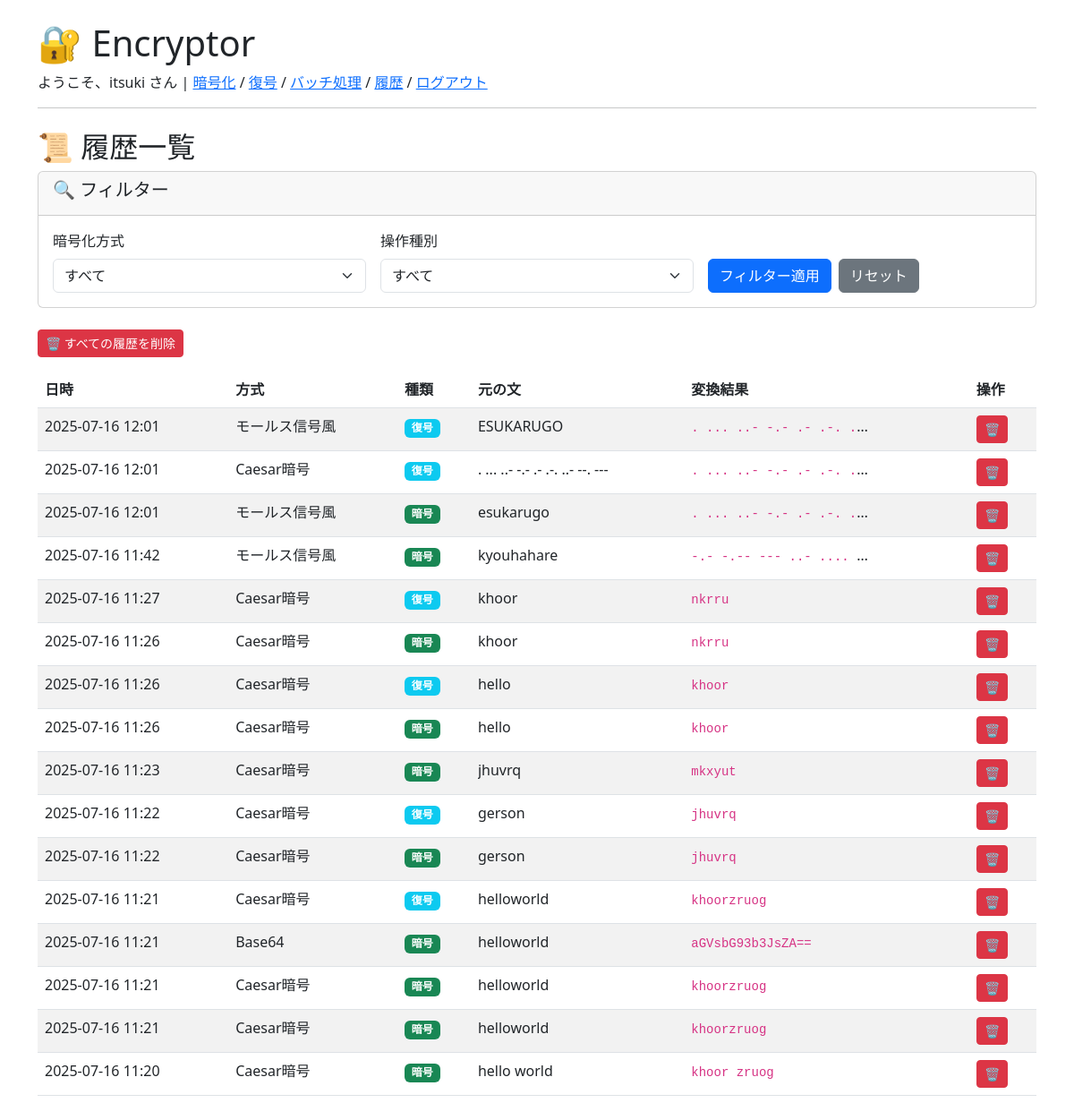
Page /history/ (signed in) on the committed database.
### crypto/models.py (models this page shows, shortened)
class CryptoLog(models.Model):
    ENCRYPTION_METHODS = [
        ('caesar', 'Caesar暗号'),           # シーザー暗号（文字をずらす）
        ('base64', 'Base64'),              # Base64エンコード
        ('random_substitution', 'ランダム置換暗号'),  # ランダムな文字置換
        ('morse', 'モールス信号風'),         # モールス信号形式
        ('rot13', 'ROT13暗号'),            # ROT13エンコード
        ('atbash', 'Atbash暗号'),          # Atbash暗号（アルファベット逆順）
        ('vigenere', 'Vigenère暗号'),      # ヴィジュネル暗号（鍵付き）
        ('number', '数字置換暗号'),         # 数字による文字置換
        ('binary', 'Binary暗号'),          # 二進数表現
    ]
    user = models.ForeignKey(User, on_delete=models.CASCADE)
    original_text = models.TextField()
    encrypted_text = models.TextField()
    method = models.CharField(max_length=20, choices=ENCRYPTION_METHODS)
    is_decryption = models.BooleanField(default=False)
    created_at = models.DateTimeField(auto_now_add=True)

### crypto/views.py (the view)
# urls.py: path('history/', views.history_view, name='history'),
@login_required
def history_view(request):
    logs = CryptoLog.objects.filter(user=request.user)
    method_filter = request.GET.get('method', '')
    operation_filter = request.GET.get('operation', '')
    if method_filter:
        logs = logs.filter(method=method_filter)
    if operation_filter:
        if operation_filter == 'encrypt':
            logs = logs.filter(is_decryption=False)
        elif operation_filter == 'decrypt':
            logs = logs.filter(is_decryption=True)
    logs = logs.order_by('-created_at')
    method_choices = CryptoLog.ENCRYPTION_METHODS
    return render(request, 'crypto/history.html', {
        'logs': logs,
        'method_choices': method_choices,
        'current_method': method_filter,
        'current_operation': operation_filter,
    })

### crypto/templates/crypto/history.html (shortened to what this page needs)
{% extends 'base.html' %}
{% block content %}
<h2>📜 履歴一覧</h2>
<div class="card mb-4">
    <div class="card-header">
        <h5>🔍 フィルター</h5>
    </div>
    <div class="card-body">
        <form method="get" class="row g-3">
            <div class="col-md-4">
                <label for="method" class="form-label">暗号化方式</label>
                <select name="method" id="method" class="form-select">
                    <option value="">すべて</option>
                </select>
            </div>
            <div class="col-md-4">
                <label for="operation" class="form-label">操作種別</label>
                <select name="operation" id="operation" class="form-select">
                    <option value="">すべて</option>
                </select>
            </div>
            <div class="col-md-4 d-flex align-items-end">
                <button type="submit" class="btn btn-primary me-2">フィルター適用</button>
                <a href="{% url 'history' %}" class="btn btn-secondary">リセット</a>
            </div>
        </form>
    </div>
</div>
{% if logs %}
    <div class="mb-3">
        <button type="button" class="btn btn-danger btn-sm" data-bs-toggle="modal" data-bs-target="#clearAllModal">
            🗑️ すべての履歴を削除
        </button>
    </div>
{% endif %}
{% if logs %}
    <div class="table-responsive">
        <table class="table table-striped">
            <thead>
                <tr>
                    <th>日時</th>
                    <th>方式</th>
                    <th>種類</th>
                    <th>元の文</th>
                    <th>変換結果</th>
                    <th>操作</th>
                </tr>
            </thead>
            <tbody>
                {% for log in logs %}
                    <tr>
                        <td>{{ log.created_at|date:"Y-m-d H:i" }}</td>
                        <td>{{ log.get_method_display }}</td>
                        <td>
                            {% if log.is_decryption %}
                                <span class="badge bg-info">復号</span>
                            {% else %}
                                <span class="badge bg-success">暗号</span>
                            {% endif %}
                        </td>
                        <td>
                            <div style="max-width: 200px; overflow: hidden; text-overflow: ellipsis; white-space: nowrap;">
                                {{ log.original_text }}
                            </div>
                        </td>
                        <td>
                            <div style="max-width: 200px; overflow: hidden; text-overflow: ellipsis; white-space: nowrap;">
                                <code>{{ log.encrypted_text }}</code>
                            </div>
                        </td>
                        <td>
                            <button type="button" class="btn btn-danger btn-sm"
                                    onclick="confirmDelete({{ log.id }}, '{{ log.get_method_display|escapejs }}')">
                                🗑️
                            </button>
                        </td>
                    </tr>
                {% endfor %}
            </tbody>
        </table>
    </div>
{% endif %}
{% endblock %}

### templates/base.html (shortened to what this page needs)
<!DOCTYPE html>
<html lang="ja">
<head>
    <link
        href="https://cdn.jsdelivr.net/npm/bootstrap@5.3.0/dist/css/bootstrap.min.css"
        rel="stylesheet">
</head>
<body class="container py-4">
    <header class="mb-4">
        <h1>🔐 Encryptor</h1>
        {% if user.is_authenticated %}
            <p>ようこそ、{{ user.username }} さん |
                <a href="{% url 'encrypt' %}">暗号化</a> /
                <a href="{% url 'decrypt' %}">復号</a> /
                <a href="{% url 'batch_encrypt' %}">バッチ処理</a> /
                <a href="{% url 'history' %}">履歴</a> /
                <a href="{% url 'logout' %}">ログアウト</a></p>
        {% else %}
            <p><a href="{% url 'login' %}">ログイン</a></p>
        {% endif %}
        <hr>
    </header>
    {% block content %}{% endblock %}
</body>
</html>

### rows in the picture
CryptoLog: created_at "2025-07-16 12:01", method "モールス信号風", is_decryption "復号", original_text "ESUKARUGO", encrypted_text ". ... ..- -.- .- .-. .…"
CryptoLog: created_at "2025-07-16 12:01", method "Caesar暗号", is_decryption "復号", original_text ". ... ..- -.- .- .-. ..- --. ---", encrypted_text ". ... ..- -.- .- .-. .…"
CryptoLog: created_at "2025-07-16 12:01", method "モールス信号風", is_decryption "暗号", original_text "esukarugo", encrypted_text ". ... ..- -.- .- .-. .…"
CryptoLog: created_at "2025-07-16 11:42", method "モールス信号風", is_decryption "暗号", original_text "kyouhahare", encrypted_text "-.- -.-- --- ..- ....…"
CryptoLog: created_at "2025-07-16 11:27", method "Caesar暗号", is_decryption "復号", original_text "khoor", encrypted_text "nkrru"
CryptoLog: created_at "2025-07-16 11:26", method "Caesar暗号", is_decryption "暗号", original_text "khoor", encrypted_text "nkrru"
CryptoLog: created_at "2025-07-16 11:26", method "Caesar暗号", is_decryption "復号", original_text "hello", encrypted_text "khoor"
CryptoLog: created_at "2025-07-16 11:26", method "Caesar暗号", is_decryption "暗号", original_text "hello", encrypted_text "khoor"
CryptoLog: created_at "2025-07-16 11:23", method "Caesar暗号", is_decryption "暗号", original_text "jhuvrq", encrypted_text "mkxyut"
CryptoLog: created_at "2025-07-16 11:22", method "Caesar暗号", is_decryption "復号", original_text "gerson", encrypted_text "jhuvrq"
CryptoLog: created_at "2025-07-16 11:22", method "Caesar暗号", is_decryption "暗号", original_text "gerson", encrypted_text "jhuvrq"
CryptoLog: created_at "2025-07-16 11:21", method "Caesar暗号", is_decryption "復号", original_text "helloworld", encrypted_text "khoorzruog"
CryptoLog: created_at "2025-07-16 11:21", method "Base64", is_decryption "暗号", original_text "helloworld", encrypted_text "aGVsbG93b3JsZA=="
CryptoLog: created_at "2025-07-16 11:21", method "Caesar暗号", is_decryption "暗号", original_text "helloworld", encrypted_text "khoorzruog"
CryptoLog: created_at "2025-07-16 11:21", method "Caesar暗号", is_decryption "暗号", original_text "helloworld", encrypted_text "khoorzruog"
CryptoLog: created_at "2025-07-16 11:20", method "Caesar暗号", is_decryption "暗号", original_text "hello world", encrypted_text "khoor zruog"

### other values in the picture
{{ user.username }} "itsuki"
